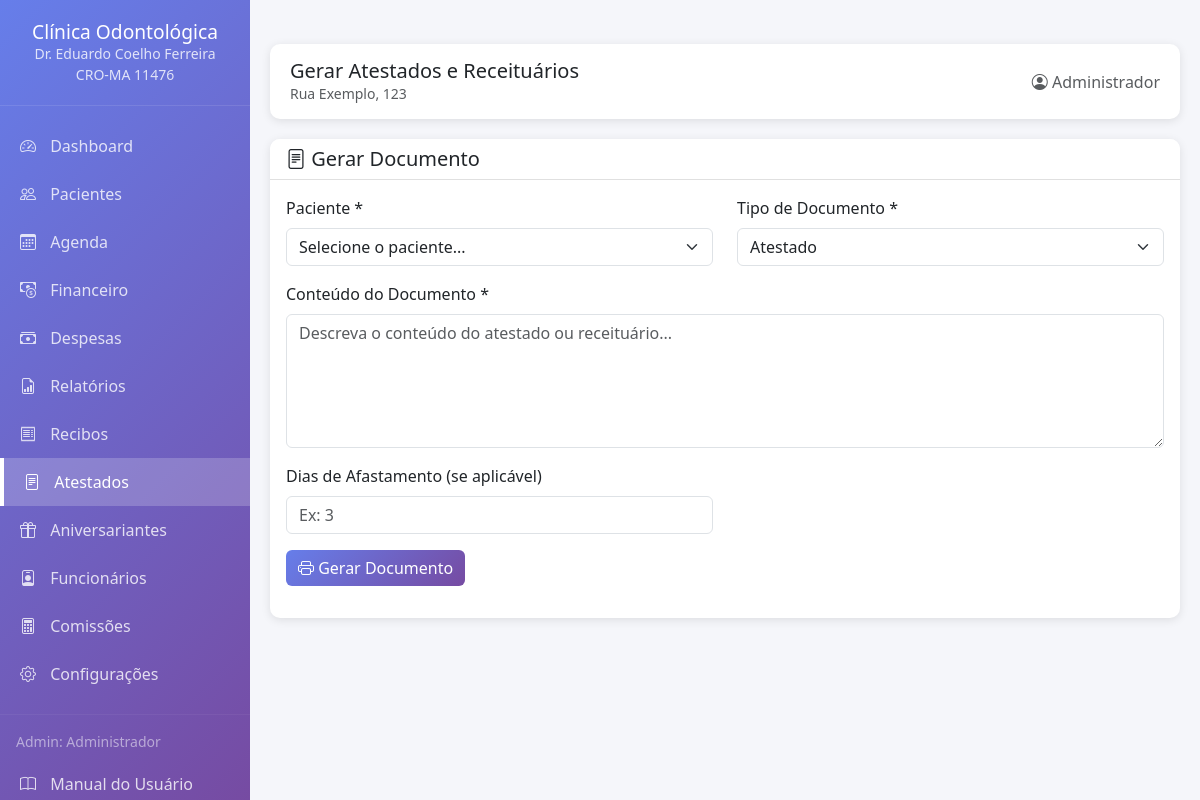
/atestados (signed in), run on the app's committed database.
### app.py (models this page shows, shortened)
class ConfiguracaoClinica(db.Model):
    __tablename__ = 'configuracao_clinica'
    id = db.Column(db.Integer, primary_key=True)
    nome_clinica = db.Column(db.String(200), nullable=False)
    endereco = db.Column(db.String(300), nullable=False)
    cidade = db.Column(db.String(100))
    estado = db.Column(db.String(2))
    cep = db.Column(db.String(10))
    email = db.Column(db.String(120))
    telefone = db.Column(db.String(20))
    nome_doutor = db.Column(db.String(200))
    cro = db.Column(db.String(20))
    cpf_doutor = db.Column(db.String(14))       # NOVO
    cnpj_clinica = db.Column(db.String(18))      # NOVO
    inscricao_municipal = db.Column(db.String(20))  # NOVO
    iss_percentual = db.Column(db.Float, default=5.0)  # NOVO
    @staticmethod
    def get_configuracao():
        config = ConfiguracaoClinica.query.first()
        return config

class Usuario(UserMixin, db.Model):
    __tablename__ = 'usuarios'
    id = db.Column(db.Integer, primary_key=True)
    username = db.Column(db.String(80), unique=True, nullable=False)
    password_hash = db.Column(db.String(200), nullable=False)
    nome_completo = db.Column(db.String(200))
    email = db.Column(db.String(120))
    cargo = db.Column(db.String(50), default='Dentista')
    cro = db.Column(db.String(20))
    cpf = db.Column(db.String(14))
    especialidade = db.Column(db.String(100))
    comissao_percentual = db.Column(db.Float, default=0.0)
    ativo = db.Column(db.Boolean, default=True)
    data_cadastro = db.Column(db.DateTime, default=datetime.utcnow)
    agendamentos = db.relationship('Agendamento', backref='profissional', lazy=True)
    tratamentos = db.relationship('FichaTratamento', backref='profissional', lazy=True)
    def tem_permissao(self, modulo):
        permissoes = {
            'Admin': [
                'dashboard', 'pacientes', 'ficha_clinica', 'ficha_ortodontica',
                'ficha_tratamento', 'odontograma', 'orcamento', 'agenda',
                'atestados', 'historico', 'aniversariantes', 'financeiro',
                'configuracao', 'funcionarios', 'comissoes', 'arquivos',
                'editar_pacientes', 'deletar_pacientes', 'editar_tratamentos',
                'excluir_tratamentos', 'ver_financeiro', 'editar_configuracao'
            ],
            'Dentista': [
                'dashboard', 'pacientes', 'ficha_clinica', 'ficha_ortodontica',
                'ficha_tratamento', 'odontograma', 'orcamento', 'agenda',
                'atestados', 'historico', 'aniversariantes', 'arquivos',
                'editar_tratamentos'
            ],
            'Secretaria': [
                'dashboard', 'pacientes', 'ficha_clinica', 'agenda',
                'atestados', 'aniversariantes', 'arquivos',
                'editar_pacientes'
            ],
            'Auxiliar': [
                'dashboard', 'pacientes', 'agenda', 'arquivos'
            ]
        }
        return modulo in permissoes.get(self.cargo, [])

### app.py (the view)
@app.route('/atestados')
@requer_permissao('atestados')
def atestados():
    config = ConfiguracaoClinica.get_configuracao()
    pacientes = Paciente.query.filter_by(ativo=True).all()
    return render_template('atestados.html', config=config, pacientes=pacientes)

### app.py (called while the page is built)
@login_manager.user_loader
def load_user(user_id):
    return db.session.get(Usuario, int(user_id))

def requer_permissao(modulo):
    def decorator(f):
        @wraps(f)
        def decorated_function(*args, **kwargs):
            if not current_user.is_authenticated:
                return redirect(url_for('login'))
            if not current_user.tem_permissao(modulo):
                flash('Você não tem permissão para acessar esta área!', 'error')
                return redirect(url_for('dashboard'))
            return f(*args, **kwargs)
        return decorated_function
    return decorator

### templates/atestados.html (shortened to what this page needs)
﻿{% extends "base.html" %}
{% block header_title %}Gerar Atestados e Receituários{% endblock %}
{% block content %}
<div class="card">
    <div class="card-header">
        <h5 class="mb-0"><i class="bi bi-file-text"></i> Gerar Documento</h5>
    </div>
    <div class="card-body">
        <form method="POST" action="{{ url_for('gerar_atestado') }}" target="_blank">
            <div class="row">
                <div class="col-md-6 mb-3">
                    <label class="form-label">Paciente *</label>
                    <select class="form-select" name="paciente_id" required>
                        <option value="">Selecione o paciente...</option>
                    </select>
                </div>
                <div class="col-md-6 mb-3">
                    <label class="form-label">Tipo de Documento *</label>
                    <select class="form-select" name="tipo" required>
                        <option value="Atestado">Atestado</option>
                    </select>
                </div>
            </div>
            <div class="mb-3">
                <label class="form-label">Conteúdo do Documento *</label>
                <textarea class="form-control" name="conteudo" rows="5" required
                          placeholder="Descreva o conteúdo do atestado ou receituário..."></textarea>
            </div>
            <div class="row">
                <div class="col-md-6 mb-3">
                    <label class="form-label">Dias de Afastamento (se aplicável)</label>
                    <input type="number" class="form-control" name="dias_afastamento"
                           placeholder="Ex: 3">
                </div>
            </div>
            <button type="submit" class="btn btn-primary">
                <i class="bi bi-printer"></i> Gerar Documento
            </button>
        </form>
    </div>
</div>
{% endblock %}

### templates/base.html (shortened to what this page needs)
﻿<!DOCTYPE html>
<html lang="pt-BR">
<head>
    <link href="https://cdn.jsdelivr.net/npm/bootstrap@5.3.0/dist/css/bootstrap.min.css" rel="stylesheet">
    <link href="https://cdn.jsdelivr.net/npm/bootstrap-icons@1.11.0/font/bootstrap-icons.css" rel="stylesheet">
    <link href="https://cdnjs.cloudflare.com/ajax/libs/font-awesome/6.4.0/css/all.min.css" rel="stylesheet">
</head>
<body>
    <div class="sidebar">
        <div class="logo">
            <h4>{{ config.nome_clinica }}</h4>
            <small>Dr. {{ config.nome_doutor }}</small>
            <br>
            <small>{{ config.cro }}</small>
        </div>
        <nav class="nav flex-column mt-3">
            <a class="nav-link {{ 'active' if request.endpoint == 'dashboard' }}" href="{{ url_for('dashboard') }}">
                <i class="bi bi-speedometer2"></i> Dashboard
            </a>
            {% if current_user.tem_permissao('pacientes') %}
            <a class="nav-link {{ 'active' if 'pacientes' in request.endpoint }}" href="{{ url_for('listar_pacientes') }}">
                <i class="bi bi-people"></i> Pacientes
            </a>
            {% endif %}
            {% if current_user.tem_permissao('agenda') %}
            <a class="nav-link {{ 'active' if request.endpoint == 'agenda' }}" href="{{ url_for('agenda') }}">
                <i class="bi bi-calendar3"></i> Agenda
            </a>
            {% endif %}
            {% if current_user.tem_permissao('ver_financeiro') %}
            <a class="nav-link {{ 'active' if 'financeiro' in request.endpoint }}" href="{{ url_for('financeiro') }}">
                <i class="bi bi-cash-coin"></i> Financeiro
            </a>
            {% endif %}
            {% if current_user.tem_permissao('ver_financeiro') %}
            <a class="nav-link {{ 'active' if 'despesas' in request.endpoint }}" href="{{ url_for('despesas') }}">
                <i class="bi bi-cash-stack"></i> Despesas
            </a>
            {% endif %}
            {% if current_user.tem_permissao('ver_financeiro') %}
            <a class="nav-link {{ 'active' if 'relatorios' in request.endpoint }}" href="{{ url_for('relatorios') }}">
                <i class="bi bi-file-earmark-bar-graph"></i> Relatórios
            </a>
            {% endif %}
			{% if current_user.tem_permissao('ver_financeiro') %}
			<a class="nav-link {{ 'active' if 'recibos' in request.endpoint }}" href="{{ url_for('recibos') }}">
				<i class="bi bi-receipt"></i> Recibos
			</a>
			{% endif %}
            {% if current_user.tem_permissao('atestados') %}
            <a class="nav-link {{ 'active' if request.endpoint == 'atestados' }}" href="{{ url_for('atestados') }}">
                <i class="bi bi-file-text"></i> Atestados
            </a>
            {% endif %}
            {% if current_user.tem_permissao('aniversariantes') %}
            <a class="nav-link {{ 'active' if request.endpoint == 'aniversariantes' }}" href="{{ url_for('aniversariantes') }}">
                <i class="bi bi-gift"></i> Aniversariantes
            </a>
            {% endif %}
            {% if current_user.tem_permissao('funcionarios') %}
            <a class="nav-link {{ 'active' if 'funcionarios' in request.endpoint or request.endpoint == 'relatorio_comissoes' }}" href="{{ url_for('listar_funcionarios') }}">
                <i class="bi bi-person-badge"></i> Funcionários
            </a>
            {% endif %}
            {% if current_user.tem_permissao('comissoes') %}
            <a class="nav-link {{ 'active' if request.endpoint == 'relatorio_comissoes' }}" href="{{ url_for('relatorio_comissoes') }}">
                <i class="bi bi-calculator"></i> Comissões
            </a>
            {% endif %}
            {% if current_user.tem_permissao('editar_configuracao') %}
            <a class="nav-link {{ 'active' if request.endpoint == 'configuracao' }}" href="{{ url_for('configuracao') }}">
                <i class="bi bi-gear"></i> Configurações
            </a>
			{% endif %}
            <hr class="my-3" style="border-color: rgba(255,255,255,0.2);">
            <div class="px-3 mb-2">
                <small class="text-white-50">{{ current_user.cargo }}: {{ current_user.nome_completo }}</small>
            </div>
            <a class="nav-link" href="https://github.com/mileac/clinica-odontologica/blob/main/MANUAL.md" target="_blank">
				<i class="bi bi-book"></i> Manual do Usuário
			</a>
        </nav>
    </div>
    <div class="main-content">
        <div class="header-bar d-flex justify-content-between align-items-center">
            <div>
                <h5 class="mb-0">{% block header_title %}{% endblock %}</h5>
                <small class="text-muted">{{ config.endereco }}</small>
            </div>
            <div>
                <span class="text-muted">
                    <i class="bi bi-person-circle"></i> {{ current_user.nome_completo }}
                </span>
            </div>
        </div>
        {% block content %}{% endblock %}
    </div>
</body>
</html>

### templates/base.html (style rules this page uses)
:root { --primary-color: #1a73e8; --secondary-color: #4CAF50; --background-color: #f5f6fa; --sidebar-width: 250px; }
body { background-color: var(--background-color); font-family: 'Segoe UI', Tahoma, Geneva, Verdana, sans-serif; }
.sidebar { position: fixed; left: 0; top: 0; bottom: 0; width: var(--sidebar-width); background: linear-gradient(135deg, #667eea 0%, #764ba2 100%); color: white; z-index: 1000; overflow-y: auto; }
.sidebar .logo { padding: 20px; text-align: center; border-bottom: 1px solid rgba(255,255,255,0.1); }
.sidebar .logo h4 { margin: 0; font-size: 1.2rem; }
.sidebar .logo small { opacity: 0.8; }
.sidebar .nav-link { color: rgba(255,255,255,0.8); padding: 12px 20px; transition: all 0.3s; }
.sidebar .nav-link.active { color: white; background: rgba(255,255,255,0.2); border-left: 4px solid white; }
.sidebar .nav-link i { margin-right: 10px; }
.main-content { margin-left: var(--sidebar-width); padding: 20px; }
.header-bar { background: white; padding: 15px 20px; border-radius: 10px; box-shadow: 0 2px 10px rgba(0,0,0,0.1); margin-bottom: 20px; }
.card { border: none; border-radius: 10px; box-shadow: 0 2px 10px rgba(0,0,0,0.1); margin-bottom: 20px; }
.card-header { background: white; border-bottom: 1px solid #e0e0e0; border-radius: 10px 10px 0 0 !important; font-weight: 600; }
.btn-primary { background: linear-gradient(135deg, #667eea 0%, #764ba2 100%); border: none; }

### data on the page
ConfiguracaoClinica: nome_clinica "Clínica Odontológica", nome_doutor "Eduardo Coelho Ferreira", cro "CRO-MA 11476", endereco "Rua Exemplo, 123"
Usuario: cargo "Admin", nome_completo "Administrador"
